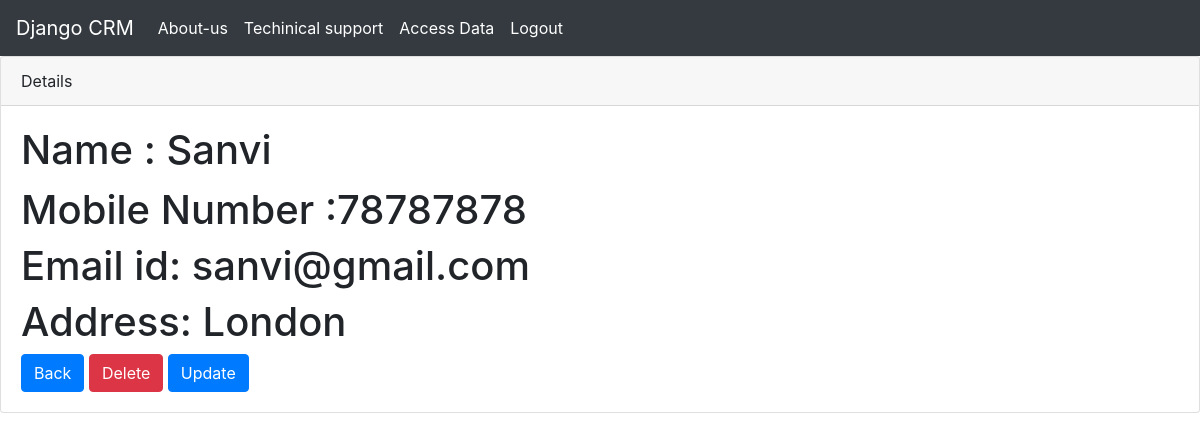
The app's page /record/6/ (signed in) with its own data.
### website/models.py (models this page shows)
class Record(models.Model):
    name=models.CharField(max_length=60)
    mobile_no=models.IntegerField()
    email=models.EmailField()
    address=models.CharField(max_length=90)

### website/views.py (the view)
# urls.py: path('record/<int:id>/', views.customer_record, name='record'),
def customer_record(request,id):
    customer_record=Record.objects.get(id=id)
    return render(request,'record.html',{'customer_record':customer_record})

### templates/record.html
{% extends 'home.html' %}
{% block body %}
<div class="card">
    <div class="card-header">
       Details
    </div>
    <div class="card-body">
      <h1 class="card-title"> Name :  {{customer_record.name}} </h1>
      <h1> Mobile Number :{{customer_record.mobile_no}} </h1>
<h1> Email id: {{customer_record.email}} </h1>
<h1> Address: {{customer_record.address}} </h1>
  <a href="/data "class="btn btn-primary " >Back </a>
  <a href="/delete/{{customer_record.id}} "class="btn btn-danger " >Delete </a>
  <a href="/update/{{customer_record.id}}"class="btn btn-primary " >Update </a>
  </div>
{% endblock body %}

### records on screen
Record: name "Sanvi", mobile_no "78787878", email "sanvi@gmail.com", address "London"
